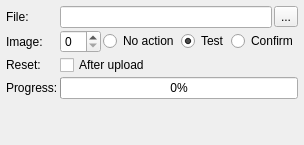
             <widget class="QWidget" name="tab_IMG_Upload">
              <attribute name="title">
               <string>Upload</string>
              </attribute>
              <layout class="QGridLayout" name="gridLayout_4">
               <property name="leftMargin">
                <number>6</number>
               </property>
               <property name="topMargin">
                <number>6</number>
               </property>
               <property name="rightMargin">
                <number>6</number>
               </property>
               <property name="bottomMargin">
                <number>6</number>
               </property>
               <property name="spacing">
                <number>2</number>
               </property>
               <item row="3" column="0">
                <widget class="QLabel" name="label_6">
                 <property name="text">
                  <string>Progress:</string>
                 </property>
                </widget>
               </item>
               <item row="2" column="1">
                <widget class="QCheckBox" name="check_IMG_Reset">
                 <property name="text">
                  <string>After upload</string>
                 </property>
                 <property name="checked">
                  <bool>false</bool>
                 </property>
                </widget>
               </item>
               <item row="3" column="1">
                <widget class="QProgressBar" name="progress_IMG_Complete">
                 <property name="value">
                  <number>0</number>
                 </property>
                </widget>
               </item>
               <item row="2" column="0">
                <widget class="QLabel" name="label_9">
                 <property name="text">
                  <string>Reset:</string>
                 </property>
                </widget>
               </item>
               <item row="1" column="0">
                <widget class="QLabel" name="label_4">
                 <property name="text">
                  <string>Image:</string>
                 </property>
                </widget>
               </item>
               <item row="0" column="1">
                <layout class="QHBoxLayout" name="horizontalLayout_5">
                 <property name="spacing">
                  <number>2</number>
                 </property>
                 <item>
                  <widget class="QLineEdit" name="edit_IMG_Local"/>
                 </item>
                 <item>
                  <widget class="QToolButton" name="btn_IMG_Local">
                   <property name="text">
                    <string>...</string>
                   </property>
                  </widget>
                 </item>
                </layout>
               </item>
               <item row="0" column="0">
                <widget class="QLabel" name="label_43">
                 <property name="text">
                  <string>File:</string>
                 </property>
                </widget>
               </item>
               <item row="1" column="1">
                <layout class="QHBoxLayout" name="horizontalLayout_4">
                 <property name="spacing">
                  <number>2</number>
                 </property>
                 <item>
                  <widget class="QSpinBox" name="edit_IMG_Image">
                   <property name="maximumSize">
                    <size>
                     <width>60</width>
                     <height>16777215</height>
                    </size>
                   </property>
                  </widget>
                 </item>
                 <item>
                  <widget class="QRadioButton" name="radio_IMG_No_Action">
                   <property name="text">
                    <string>No action</string>
                   </property>
                  </widget>
                 </item>
                 <item>
                  <widget class="QRadioButton" name="radio_IMG_Test">
                   <property name="text">
                    <string>Test</string>
                   </property>
                   <property name="checked">
                    <bool>true</bool>
                   </property>
                  </widget>
                 </item>
                 <item>
                  <widget class="QRadioButton" name="radio_IMG_Confirm">
                   <property name="text">
                    <string>Confirm</string>
                   </property>
                  </widget>
                 </item>
                </layout>
               </item>
               <item row="4" column="0">
                <spacer name="verticalSpacer_4">
                 <property name="orientation">
                  <enum>Qt::Orientation::Vertical</enum>
                 </property>
                 <property name="sizeHint" stdset="0">
                  <size>
                   <width>20</width>
                   <height>40</height>
                  </size>
                 </property>
                </spacer>
               </item>
              </layout>
             </widget>
